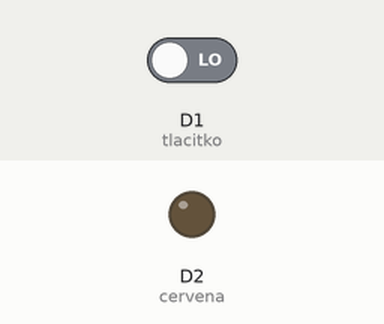
Bench run of a sketch on a simulated ESP8266 (NodeMCU). Parts: output pins drawn as LEDs (lit = HIGH). Inputs (shaded band) come from the test bench; at power-on: D1 (tlacitko) LOW.

Above: at 1.2 s.
1.3 s: D1 (tlacitko) driven HIGH
At 2.7 s:
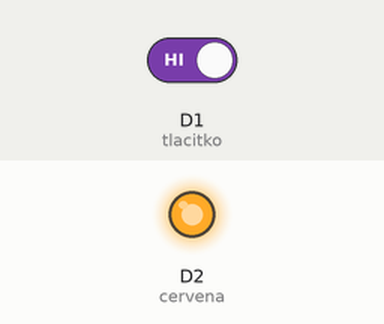
4.3 s: D1 (tlacitko) driven LOW
At 6.1 s:
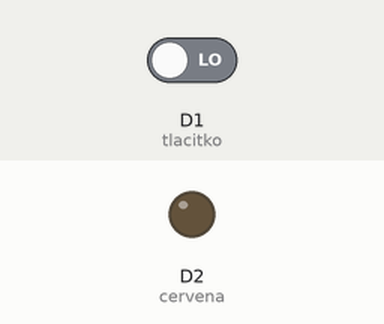
Timing chart, 0 to 7.6 s (numbered marks = the images above; inputs shaded):
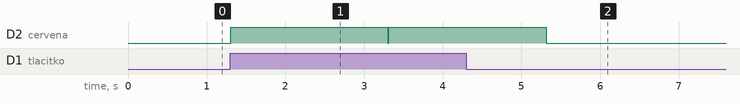

Measured:
- after the input at 1.3 s, D2 (cervena): LOW → HIGH at once, → LOW 2.0 s later, → HIGH 0.01 s later
- after the input at 4.3 s, D2 (cervena): goes on until 5.3 s, then stays LOW

The sketch:

tlacitko.ino
```cpp
const int tlacitko = D1;
const int cervena = D2;

boolean stavTlacitka = LOW; //tlačítko je na začátku nestisknuté

void setup() {
  pinMode(tlacitko, INPUT); //vstup - tlačítko
  pinMode(cervena, OUTPUT); //výstup - LED dioda
  }

void loop() {
  //uloží aktuální stav tlačítka - zjistí, zda je stisklé
  stavTlacitka = digitalRead(tlacitko);
  if(stavTlacitka == HIGH){ //když bude tlačítko stisklé...
    digitalWrite(cervena, HIGH);
    delay(2000);
    digitalWrite(cervena, LOW);
    }
  delay(10);
  }
```
